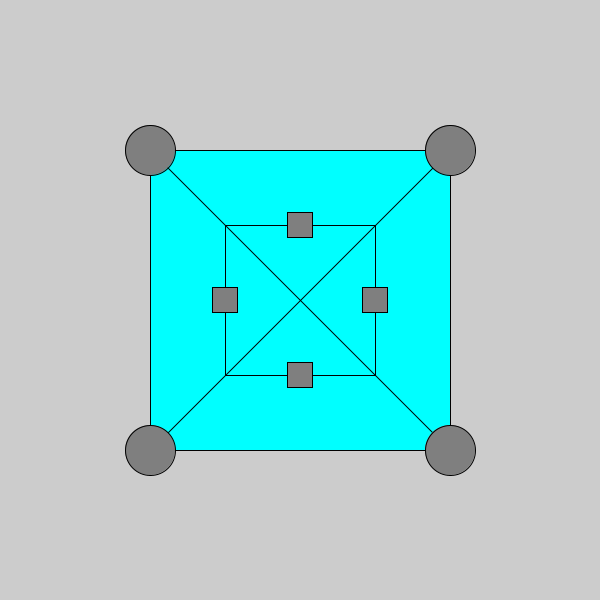
Frame 1 (no input)
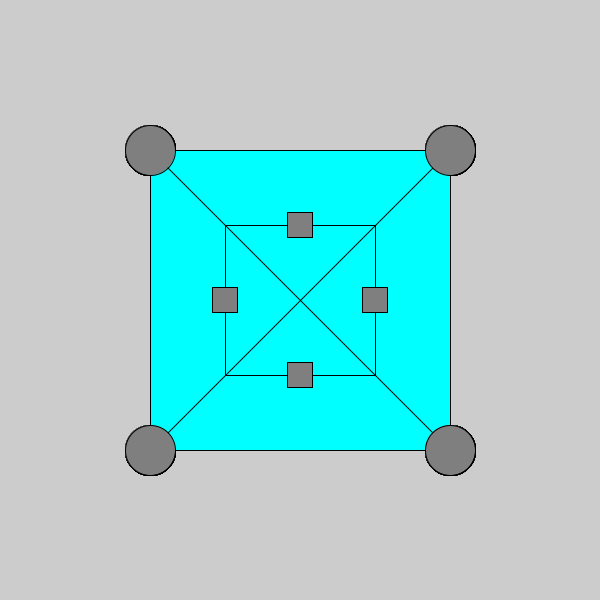
Frame 60 (the mouse pressed at the canvas centre just before this capture)
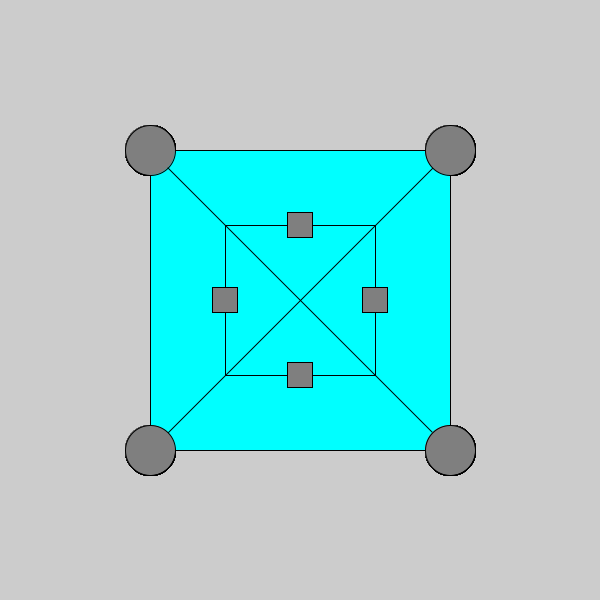
Frame 120 (the mouse held since frame 60 and released just before this capture)

The Processing sketch that drew these frames (run headless with seeded random() and noise(); from frame 60 on, the mouse is pressed at the canvas centre):

// Processing sketch: lab3
// ── lab3.pde
int xPos = 150;
int yPos = 150;
int widthFig = 50; 
int heightFig = 50;

int windowX = 600;
int windowY = 600;

void setup(){
  size(600, 600);
}

void draw(){
  
  //Squares 
  rectMode(CENTER);
  fill(#00FFFF);
  rect(windowX/2, windowY/2, 2*xPos, 2*yPos); // outer sqaure
  rect(windowX/2, windowY/2, xPos, yPos); // inner square
  fill(127); 
  
  // Small sqaures
  rect((windowX-xPos)/2, windowY/2, widthFig/2, heightFig/2);
  rect((windowX+xPos)/2, windowY/2, widthFig/2, heightFig/2);
  rect(windowX/2, (windowY-yPos)/2, widthFig/2, heightFig/2);
  rect(windowX/2, (windowY+yPos)/2, widthFig/2, heightFig/2); 
  
  // Lines 
  line(xPos, yPos, windowX-xPos, windowY-yPos); // from top left to bottom right 
  line(windowX-xPos, yPos, xPos, windowY-yPos); // from top right to bottom left
  // Circles 
  ellipse(windowX-xPos, yPos, widthFig, heightFig); // top right 
  ellipse(xPos, windowY-yPos, widthFig, heightFig); // bottom left
  ellipse(windowX-xPos, windowY-yPos, widthFig, heightFig); // bottom right
  ellipse(xPos, yPos, widthFig, heightFig); // top left 
}
